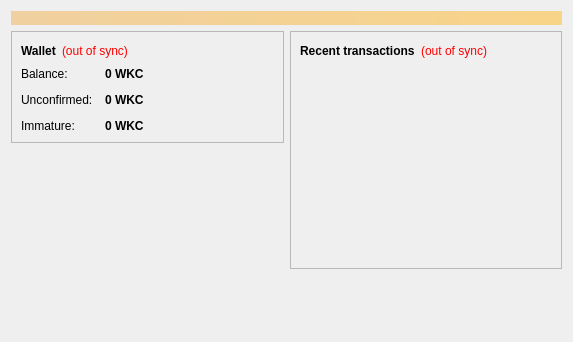
<?xml version="1.0" encoding="UTF-8"?>
<ui version="4.0">
 <class>OverviewPage</class>
 <widget class="QWidget" name="OverviewPage">
  <property name="geometry">
   <rect>
    <x>0</x>
    <y>0</y>
    <width>573</width>
    <height>342</height>
   </rect>
  </property>
  <property name="windowTitle">
   <string>Form</string>
  </property>
  <layout class="QVBoxLayout" name="topLayout">
   <item>
    <widget class="QLabel" name="labelAlerts">
     <property name="visible">
      <bool>false</bool>
     </property>
     <property name="styleSheet">
      <string notr="true">background-color: qlineargradient(x1: 0, y1: 0, x2: 1, y2: 0, stop:0 #F0D0A0, stop:1 #F8D488); color:#000000;</string>
     </property>
     <property name="wordWrap">
      <bool>true</bool>
     </property>
     <property name="margin">
      <number>3</number>
     </property>
    </widget>
   </item>
   <item>
    <layout class="QHBoxLayout" name="horizontalLayout" stretch="1,1">
     <item>
      <layout class="QVBoxLayout" name="verticalLayout_2">
       <item>
        <widget class="QFrame" name="frame">
         <property name="frameShape">
          <enum>QFrame::StyledPanel</enum>
         </property>
         <property name="frameShadow">
          <enum>QFrame::Raised</enum>
         </property>
         <layout class="QVBoxLayout" name="verticalLayout_4">
          <item>
           <layout class="QHBoxLayout" name="horizontalLayout_4">
            <item>
             <widget class="QLabel" name="label_5">
              <property name="font">
               <font>
                <weight>75</weight>
                <bold>true</bold>
               </font>
              </property>
              <property name="text">
               <string>Wallet</string>
              </property>
             </widget>
            </item>
            <item>
             <widget class="QLabel" name="labelWalletStatus">
              <property name="toolTip">
               <string>The displayed information may be out of date. Your wallet automatically synchronizes with the Wankcoin network after a connection is established, but this process has not completed yet.</string>
              </property>
              <property name="styleSheet">
               <string notr="true">QLabel { color: red; }</string>
              </property>
              <property name="text">
               <string notr="true">(out of sync)</string>
              </property>
              <property name="alignment">
               <set>Qt::AlignLeading|Qt::AlignLeft|Qt::AlignVCenter</set>
              </property>
             </widget>
            </item>
            <item>
             <spacer name="horizontalSpacer_2">
              <property name="orientation">
               <enum>Qt::Horizontal</enum>
              </property>
              <property name="sizeHint" stdset="0">
               <size>
                <width>40</width>
                <height>20</height>
               </size>
              </property>
             </spacer>
            </item>
           </layout>
          </item>
          <item>
           <layout class="QFormLayout" name="formLayout_2">
            <property name="fieldGrowthPolicy">
             <enum>QFormLayout::AllNonFixedFieldsGrow</enum>
            </property>
            <property name="horizontalSpacing">
             <number>12</number>
            </property>
            <property name="verticalSpacing">
             <number>12</number>
            </property>
            <item row="0" column="0">
             <widget class="QLabel" name="label">
              <property name="text">
               <string>Balance:</string>
              </property>
             </widget>
            </item>
            <item row="0" column="1">
             <widget class="QLabel" name="labelBalance">
              <property name="font">
               <font>
                <weight>75</weight>
                <bold>true</bold>
               </font>
              </property>
              <property name="cursor">
               <cursorShape>IBeamCursor</cursorShape>
              </property>
              <property name="toolTip">
               <string>Your current balance</string>
              </property>
              <property name="text">
               <string notr="true">0 WKC</string>
              </property>
              <property name="textInteractionFlags">
               <set>Qt::LinksAccessibleByMouse|Qt::TextSelectableByKeyboard|Qt::TextSelectableByMouse</set>
              </property>
             </widget>
            </item>
            <item row="1" column="0">
             <widget class="QLabel" name="label_3">
              <property name="text">
               <string>Unconfirmed:</string>
              </property>
             </widget>
            </item>
            <item row="1" column="1">
             <widget class="QLabel" name="labelUnconfirmed">
              <property name="font">
               <font>
                <weight>75</weight>
                <bold>true</bold>
               </font>
              </property>
              <property name="cursor">
               <cursorShape>IBeamCursor</cursorShape>
              </property>
              <property name="toolTip">
               <string>Total of transactions that have yet to be confirmed, and do not yet count toward the current balance</string>
              </property>
              <property name="text">
               <string notr="true">0 WKC</string>
              </property>
              <property name="textInteractionFlags">
               <set>Qt::LinksAccessibleByMouse|Qt::TextSelectableByKeyboard|Qt::TextSelectableByMouse</set>
              </property>
             </widget>
            </item>
            <item row="2" column="0">
             <widget class="QLabel" name="labelImmatureText">
              <property name="text">
               <string>Immature:</string>
              </property>
             </widget>
            </item>
            <item row="2" column="1">
             <widget class="QLabel" name="labelImmature">
              <property name="font">
               <font>
                <weight>75</weight>
                <bold>true</bold>
               </font>
              </property>
              <property name="toolTip">
               <string>Mined balance that has not yet matured</string>
              </property>
              <property name="text">
               <string notr="true">0 WKC</string>
              </property>
              <property name="textInteractionFlags">
               <set>Qt::LinksAccessibleByMouse|Qt::TextSelectableByKeyboard|Qt::TextSelectableByMouse</set>
              </property>
             </widget>
            </item>
           </layout>
          </item>
         </layout>
        </widget>
       </item>
       <item>
        <spacer name="verticalSpacer">
         <property name="orientation">
          <enum>Qt::Vertical</enum>
         </property>
         <property name="sizeHint" stdset="0">
          <size>
           <width>20</width>
           <height>40</height>
          </size>
         </property>
        </spacer>
       </item>
      </layout>
     </item>
     <item>
      <layout class="QVBoxLayout" name="verticalLayout_3">
       <item>
        <widget class="QFrame" name="frame_2">
         <property name="frameShape">
          <enum>QFrame::StyledPanel</enum>
         </property>
         <property name="frameShadow">
          <enum>QFrame::Raised</enum>
         </property>
         <layout class="QVBoxLayout" name="verticalLayout">
          <item>
           <layout class="QHBoxLayout" name="horizontalLayout_2">
            <item>
             <widget class="QLabel" name="label_4">
              <property name="text">
               <string>&lt;b&gt;Recent transactions&lt;/b&gt;</string>
              </property>
             </widget>
            </item>
            <item>
             <widget class="QLabel" name="labelTransactionsStatus">
              <property name="toolTip">
               <string>The displayed information may be out of date. Your wallet automatically synchronizes with the Wankcoin network after a connection is established, but this process has not completed yet.</string>
              </property>
              <property name="styleSheet">
               <string notr="true">QLabel { color: red; }</string>
              </property>
              <property name="text">
               <string notr="true">(out of sync)</string>
              </property>
              <property name="alignment">
               <set>Qt::AlignRight|Qt::AlignTrailing|Qt::AlignVCenter</set>
              </property>
             </widget>
            </item>
            <item>
             <spacer name="horizontalSpacer">
              <property name="orientation">
               <enum>Qt::Horizontal</enum>
              </property>
              <property name="sizeHint" stdset="0">
               <size>
                <width>40</width>
                <height>20</height>
               </size>
              </property>
             </spacer>
            </item>
           </layout>
          </item>
          <item>
           <widget class="QListView" name="listTransactions">
            <property name="styleSheet">
             <string notr="true">QListView { background: transparent; }</string>
            </property>
            <property name="frameShape">
             <enum>QFrame::NoFrame</enum>
            </property>
            <property name="verticalScrollBarPolicy">
             <enum>Qt::ScrollBarAlwaysOff</enum>
            </property>
            <property name="horizontalScrollBarPolicy">
             <enum>Qt::ScrollBarAlwaysOff</enum>
            </property>
            <property name="selectionMode">
             <enum>QAbstractItemView::NoSelection</enum>
            </property>
           </widget>
          </item>
         </layout>
        </widget>
       </item>
       <item>
        <spacer name="verticalSpacer_2">
         <property name="orientation">
          <enum>Qt::Vertical</enum>
         </property>
         <property name="sizeHint" stdset="0">
          <size>
           <width>20</width>
           <height>40</height>
          </size>
         </property>
        </spacer>
       </item>
      </layout>
     </item>
    </layout>
   </item>
  </layout>
 </widget>
 <resources/>
 <connections/>
</ui>
